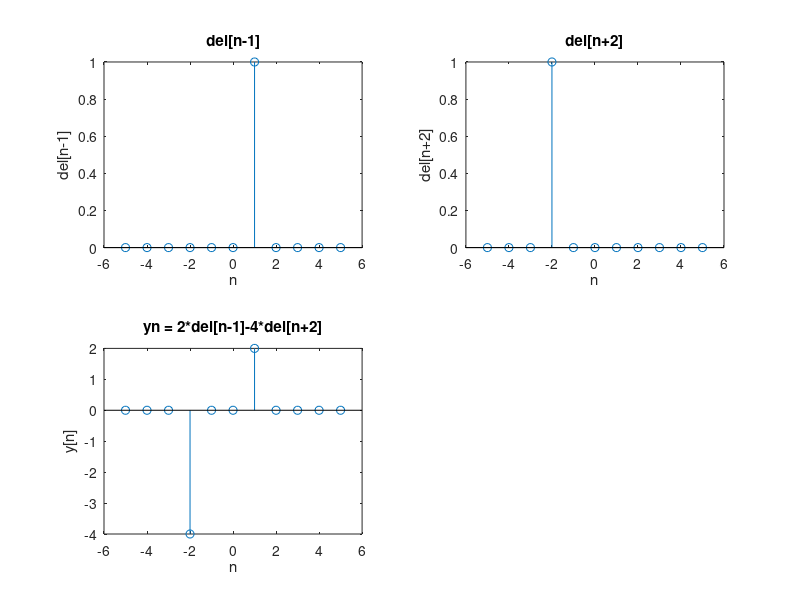

Recreate this plot in MATLAB.
%%%%%%%%%%%%%%%%%%%%%%%%%%%%%%question 2%%%%%%%%%%%%%%%%%
%y[n]=2*del[n-1]-4*del[n+2]; -5<= n <= 5

clc
clear all
n = [-5:5];


for i=1:length(n)
    if(n(i)==1)
        delnm1(i) = 1;
    else
        delnm1(i) = 0;
    end
end   


for i=1:length(n)
    if(n(i)==-2)
        delnp2(i) = 1;
    else
        delnp2(i) = 0;
    end
end   

yn = 2*delnm1 - 4*delnp2;

subplot(2,2,1); stem(n,delnm1);
xlabel("n");ylabel("del[n-1]");title("del[n-1]");

subplot(2,2,2); stem(n,delnp2);
title("del[n+2]");xlabel("n");ylabel("del[n+2]");

subplot(2,2,3); stem(n,yn);
title("yn = 2*del[n-1]-4*del[n+2]");xlabel("n");ylabel("y[n]");